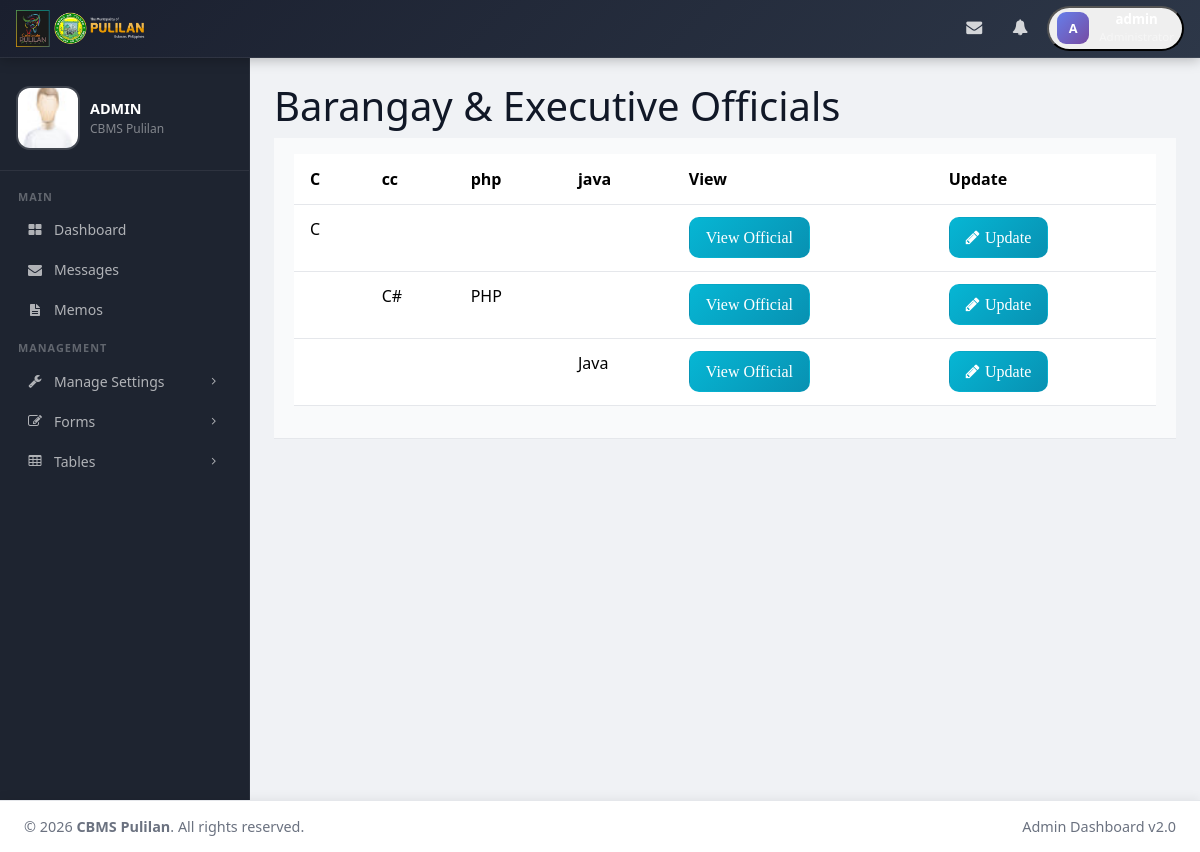
The page /b.php (signed in) on the database its author committed.
### tables this page shows
CREATE TABLE `check_tbl` (
  `user_id` int(11) NOT NULL,
  `c` varchar(50) NOT NULL,
  `cc` varchar(50) NOT NULL,
  `php` varchar(50) NOT NULL,
  `java` varchar(50) NOT NULL,
  `visibility` tinyint(1) NOT NULL DEFAULT 0
);

### b.php (the view, shortened to what this page needs)
<?php include('../pulilan/adminnav.php'); ?>
            <div class="row">
                <div class="col-lg-12">
                    <h1 class="page-header">Barangay & Executive Officials</h1>
                </div>
            </div>
<div class="panel card-header">
  <table class="table table-responsive table-hover">
    <thead>
        <tr class="table-bordered">
            <th> C</th>
            <th>cc</th>
            <th>php</th>
            <th>java</th>
            <th class="warning">View</th>
            <th class="info">Update </th>
        </tr>
    </thead>
            <?php  $results = mysqli_query($connection, "SELECT * FROM check_tbl where visibility = 1");
                while ($row = mysqli_fetch_assoc($results)):
            ?>
        <tr>
            <td><?php echo $row['c']; ?></td>
            <td><?php echo $row['cc']; ?></td>
            <td><?php echo $row['php'] ?></td>
            <td><?php echo $row['java'] ?></td>
            <td>
                <a href="viewofficial.php?user_id=<?php echo $row['user_id'];?>" class="btn btn-outline btn-info fa fa-profile"> View Official</a>
            </td>
            <td>
                <a href="updatebrgygrid.php?user_id=<?php echo $row['user_id'];?>" class="btn btn-outline btn-info fa fa-pencil"> Update</a>
            </td>
        </tr>
<?php endwhile;?>
 </table>
</div>

### admin/partials/admin_header.php (style rules this page uses)
:root { --sidebar-width: 250px; --navbar-height: 58px; --sidebar-bg: #1e2430; --sidebar-hover: rgba(255,255,255,0.08); --sidebar-active: rgba(59, 130, 246, 0.25); --sidebar-active-border: #3b82f6; --footer-height: 52px; --surface: #ffffff; --text-muted: #6b7280; --border-color: #e5e7eb; }
* { box-sizing: border-box; }
body { margin: 0; padding-top: var(--navbar-height); padding-bottom: var(--footer-height); background-color: #f0f2f5; font-family: 'Segoe UI', system-ui, -apple-system, sans-serif; color: #111827; }
a { color: inherit; text-decoration: none; }
.page-content .row { display: flex; flex-wrap: wrap; margin: 0 -12px; }
.page-content [class^="col"] { padding: 0 12px; }
.page-content .card-header, .page-content .card-footer { padding: 1rem 1.25rem; background: #f9fafb; border-bottom: 1px solid var(--border-color); }
.page-content .btn { display: inline-flex; align-items: center; justify-content: center; gap: 0.35rem; border-radius: 10px; padding: 0.7rem 1rem; border: 1px solid var(--border-color); background: #fff; color: #111827; cursor: pointer; }
.page-content .btn-info { background: linear-gradient(135deg,#06b6d4,#0891b2); color: #fff; border-color: transparent; }
.page-content .table { width: 100%; border-collapse: collapse; background: #fff; }
.page-content .table th, .page-content .table td { padding: 0.8rem 1rem; border-bottom: 1px solid #e5e7eb; text-align: left; }
.page-content .table thead { background: #f9fafb; }
.page-content .table-responsive { overflow-x: auto; }

### rows shown on the page
check_tbl: c "C"
check_tbl: cc "C#", php "PHP"
check_tbl: java "Java"

### other values the page prints
substr($_SESSION['username'] ?? 'A', 0, 1) "A"
admin_escape($_SESSION['username'] ?? 'Admin') "ADMIN"
